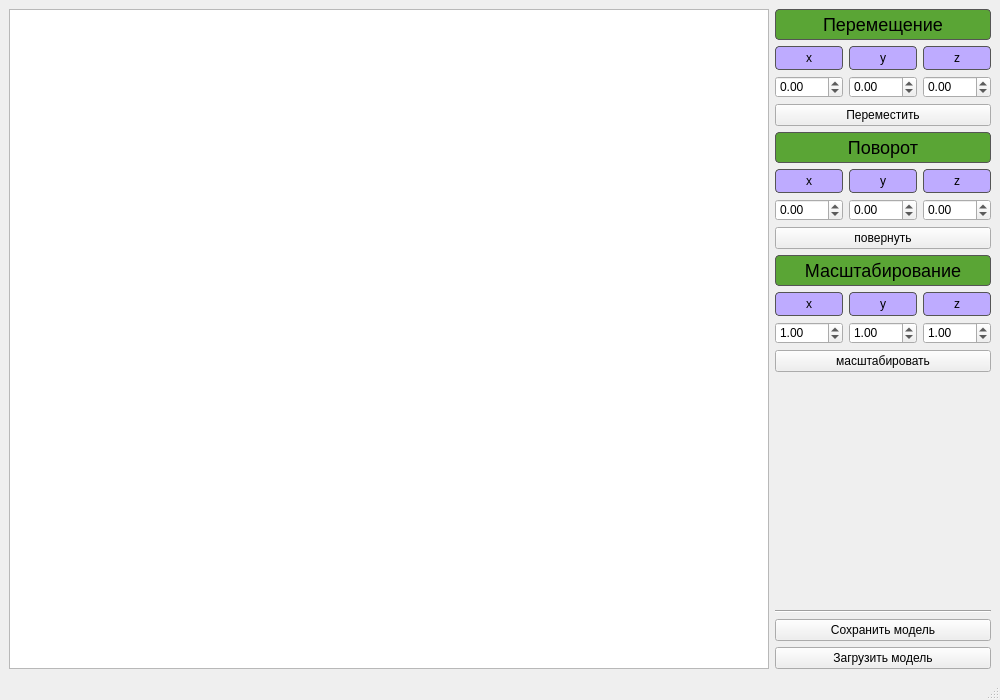
<?xml version="1.0" encoding="UTF-8"?>
<ui version="4.0">
 <class>MainWindow</class>
 <widget class="QMainWindow" name="MainWindow">
  <property name="geometry">
   <rect>
    <x>0</x>
    <y>0</y>
    <width>1000</width>
    <height>700</height>
   </rect>
  </property>
  <property name="minimumSize">
   <size>
    <width>800</width>
    <height>600</height>
   </size>
  </property>
  <property name="windowTitle">
   <string>MainWindow</string>
  </property>
  <property name="styleSheet">
   <string notr="true">QLabel#rotate_label, QLabel#move_label, QLabel#scale_label {
	font-size: 18px;
    background-color: rgb(90, 165, 53);
    color: black;
    border: 1px solid #555;
    border-radius: 4px;
    padding: 4px;
}

QLabel#rotate_x_label, QLabel#rotate_y_label, QLabel#rotate_z_label,
QLabel#move_x_label, QLabel#move_y_label, QLabel#move_z_label,
QLabel#scale_x_label, QLabel#scale_y_label, QLabel#scale_z_label {
  background-color: rgb(190, 171, 255);
  color: black;
  border: 1px solid #555;
  border-radius: 4px;
  padding: 4px;
}</string>
  </property>
  <widget class="QWidget" name="centralwidget">
   <layout class="QHBoxLayout" name="horizontalLayout_7" stretch="1,0">
    <item>
     <widget class="QGraphicsView" name="graphicsView">
      <property name="sizePolicy">
       <sizepolicy hsizetype="Preferred" vsizetype="Preferred">
        <horstretch>0</horstretch>
        <verstretch>0</verstretch>
       </sizepolicy>
      </property>
      <property name="minimumSize">
       <size>
        <width>0</width>
        <height>0</height>
       </size>
      </property>
     </widget>
    </item>
    <item>
     <layout class="QVBoxLayout" name="verticalLayout_4">
      <item>
       <layout class="QVBoxLayout" name="rotate_group">
        <item>
         <layout class="QVBoxLayout" name="move_group">
          <item>
           <widget class="QLabel" name="move_label">
            <property name="sizePolicy">
             <sizepolicy hsizetype="Preferred" vsizetype="Expanding">
              <horstretch>0</horstretch>
              <verstretch>0</verstretch>
             </sizepolicy>
            </property>
            <property name="styleSheet">
             <string notr="true">F</string>
            </property>
            <property name="text">
             <string>Перемещение</string>
            </property>
            <property name="alignment">
             <set>Qt::AlignmentFlag::AlignCenter</set>
            </property>
           </widget>
          </item>
          <item>
           <layout class="QHBoxLayout" name="horizontalLayout_3">
            <item>
             <widget class="QLabel" name="move_x_label">
              <property name="sizePolicy">
               <sizepolicy hsizetype="Preferred" vsizetype="Fixed">
                <horstretch>0</horstretch>
                <verstretch>0</verstretch>
               </sizepolicy>
              </property>
              <property name="text">
               <string>x</string>
              </property>
              <property name="alignment">
               <set>Qt::AlignmentFlag::AlignCenter</set>
              </property>
             </widget>
            </item>
            <item>
             <widget class="QLabel" name="move_y_label">
              <property name="sizePolicy">
               <sizepolicy hsizetype="Preferred" vsizetype="Fixed">
                <horstretch>0</horstretch>
                <verstretch>0</verstretch>
               </sizepolicy>
              </property>
              <property name="text">
               <string>y</string>
              </property>
              <property name="alignment">
               <set>Qt::AlignmentFlag::AlignCenter</set>
              </property>
             </widget>
            </item>
            <item>
             <widget class="QLabel" name="move_z_label">
              <property name="sizePolicy">
               <sizepolicy hsizetype="Preferred" vsizetype="Fixed">
                <horstretch>0</horstretch>
                <verstretch>0</verstretch>
               </sizepolicy>
              </property>
              <property name="text">
               <string>z</string>
              </property>
              <property name="alignment">
               <set>Qt::AlignmentFlag::AlignCenter</set>
              </property>
             </widget>
            </item>
           </layout>
          </item>
          <item>
           <layout class="QHBoxLayout" name="horizontalLayout_4">
            <property name="spacing">
             <number>-1</number>
            </property>
            <property name="leftMargin">
             <number>0</number>
            </property>
            <property name="topMargin">
             <number>0</number>
            </property>
            <item>
             <widget class="QDoubleSpinBox" name="move_x">
              <property name="sizePolicy">
               <sizepolicy hsizetype="Minimum" vsizetype="Fixed">
                <horstretch>0</horstretch>
                <verstretch>0</verstretch>
               </sizepolicy>
              </property>
              <property name="minimum">
               <double>-100.000000000000000</double>
              </property>
              <property name="maximum">
               <double>100.000000000000000</double>
              </property>
             </widget>
            </item>
            <item>
             <widget class="QDoubleSpinBox" name="move_y">
              <property name="minimum">
               <double>-100.000000000000000</double>
              </property>
              <property name="maximum">
               <double>100.000000000000000</double>
              </property>
             </widget>
            </item>
            <item>
             <widget class="QDoubleSpinBox" name="move_z">
              <property name="minimum">
               <double>-100.000000000000000</double>
              </property>
              <property name="maximum">
               <double>100.000000000000000</double>
              </property>
             </widget>
            </item>
           </layout>
          </item>
          <item>
           <widget class="QPushButton" name="move_button">
            <property name="sizePolicy">
             <sizepolicy hsizetype="Minimum" vsizetype="Fixed">
              <horstretch>0</horstretch>
              <verstretch>0</verstretch>
             </sizepolicy>
            </property>
            <property name="text">
             <string>Переместить</string>
            </property>
           </widget>
          </item>
         </layout>
        </item>
        <item>
         <widget class="QLabel" name="rotate_label">
          <property name="sizePolicy">
           <sizepolicy hsizetype="Preferred" vsizetype="Fixed">
            <horstretch>0</horstretch>
            <verstretch>0</verstretch>
           </sizepolicy>
          </property>
          <property name="styleSheet">
           <string notr="true">F</string>
          </property>
          <property name="text">
           <string>Поворот</string>
          </property>
          <property name="alignment">
           <set>Qt::AlignmentFlag::AlignCenter</set>
          </property>
         </widget>
        </item>
        <item>
         <layout class="QHBoxLayout" name="horizontalLayout_2">
          <item>
           <widget class="QLabel" name="rotate_x_label">
            <property name="sizePolicy">
             <sizepolicy hsizetype="Preferred" vsizetype="Fixed">
              <horstretch>0</horstretch>
              <verstretch>0</verstretch>
             </sizepolicy>
            </property>
            <property name="text">
             <string>x</string>
            </property>
            <property name="alignment">
             <set>Qt::AlignmentFlag::AlignCenter</set>
            </property>
           </widget>
          </item>
          <item>
           <widget class="QLabel" name="rotate_y_label">
            <property name="sizePolicy">
             <sizepolicy hsizetype="Preferred" vsizetype="Fixed">
              <horstretch>0</horstretch>
              <verstretch>0</verstretch>
             </sizepolicy>
            </property>
            <property name="text">
             <string>y</string>
            </property>
            <property name="alignment">
             <set>Qt::AlignmentFlag::AlignCenter</set>
            </property>
           </widget>
          </item>
          <item>
           <widget class="QLabel" name="rotate_z_label">
            <property name="sizePolicy">
             <sizepolicy hsizetype="Preferred" vsizetype="Fixed">
              <horstretch>0</horstretch>
              <verstretch>0</verstretch>
             </sizepolicy>
            </property>
            <property name="text">
             <string>z</string>
            </property>
            <property name="alignment">
             <set>Qt::AlignmentFlag::AlignCenter</set>
            </property>
           </widget>
          </item>
         </layout>
        </item>
        <item>
         <layout class="QHBoxLayout" name="horizontalLayout">
          <item>
           <widget class="QDoubleSpinBox" name="rotate_x">
            <property name="minimum">
             <double>-100.000000000000000</double>
            </property>
            <property name="maximum">
             <double>100.000000000000000</double>
            </property>
           </widget>
          </item>
          <item>
           <widget class="QDoubleSpinBox" name="rotate_y">
            <property name="minimum">
             <double>-100.000000000000000</double>
            </property>
            <property name="maximum">
             <double>100.000000000000000</double>
            </property>
           </widget>
          </item>
          <item>
           <widget class="QDoubleSpinBox" name="rotate_z">
            <property name="minimum">
             <double>-100.000000000000000</double>
            </property>
            <property name="maximum">
             <double>100.000000000000000</double>
            </property>
           </widget>
          </item>
         </layout>
        </item>
        <item>
         <widget class="QPushButton" name="rotate_button">
          <property name="sizePolicy">
           <sizepolicy hsizetype="Preferred" vsizetype="Fixed">
            <horstretch>0</horstretch>
            <verstretch>0</verstretch>
           </sizepolicy>
          </property>
          <property name="text">
           <string>повернуть</string>
          </property>
         </widget>
        </item>
       </layout>
      </item>
      <item>
       <layout class="QVBoxLayout" name="scale_group">
        <item>
         <widget class="QLabel" name="scale_label">
          <property name="sizePolicy">
           <sizepolicy hsizetype="Preferred" vsizetype="Fixed">
            <horstretch>0</horstretch>
            <verstretch>0</verstretch>
           </sizepolicy>
          </property>
          <property name="styleSheet">
           <string notr="true">F</string>
          </property>
          <property name="text">
           <string>Масштабирование</string>
          </property>
          <property name="alignment">
           <set>Qt::AlignmentFlag::AlignCenter</set>
          </property>
         </widget>
        </item>
        <item>
         <layout class="QHBoxLayout" name="horizontalLayout_5">
          <item>
           <widget class="QLabel" name="scale_x_label">
            <property name="sizePolicy">
             <sizepolicy hsizetype="Preferred" vsizetype="Fixed">
              <horstretch>0</horstretch>
              <verstretch>0</verstretch>
             </sizepolicy>
            </property>
            <property name="text">
             <string>x</string>
            </property>
            <property name="alignment">
             <set>Qt::AlignmentFlag::AlignCenter</set>
            </property>
           </widget>
          </item>
          <item>
           <widget class="QLabel" name="scale_y_label">
            <property name="sizePolicy">
             <sizepolicy hsizetype="Preferred" vsizetype="Fixed">
              <horstretch>0</horstretch>
              <verstretch>0</verstretch>
             </sizepolicy>
            </property>
            <property name="text">
             <string>y</string>
            </property>
            <property name="alignment">
             <set>Qt::AlignmentFlag::AlignCenter</set>
            </property>
           </widget>
          </item>
          <item>
           <widget class="QLabel" name="scale_z_label">
            <property name="sizePolicy">
             <sizepolicy hsizetype="Preferred" vsizetype="Fixed">
              <horstretch>0</horstretch>
              <verstretch>0</verstretch>
             </sizepolicy>
            </property>
            <property name="text">
             <string>z</string>
            </property>
            <property name="alignment">
             <set>Qt::AlignmentFlag::AlignCenter</set>
            </property>
           </widget>
          </item>
         </layout>
        </item>
        <item>
         <layout class="QHBoxLayout" name="horizontalLayout_6">
          <item>
           <widget class="QDoubleSpinBox" name="scale_x">
            <property name="minimum">
             <double>-100.000000000000000</double>
            </property>
            <property name="maximum">
             <double>100.000000000000000</double>
            </property>
            <property name="value">
             <double>1.000000000000000</double>
            </property>
           </widget>
          </item>
          <item>
           <widget class="QDoubleSpinBox" name="scale_y">
            <property name="minimum">
             <double>-100.000000000000000</double>
            </property>
            <property name="maximum">
             <double>100.000000000000000</double>
            </property>
            <property name="value">
             <double>1.000000000000000</double>
            </property>
           </widget>
          </item>
          <item>
           <widget class="QDoubleSpinBox" name="scale_z">
            <property name="minimum">
             <double>-100.000000000000000</double>
            </property>
            <property name="maximum">
             <double>100.000000000000000</double>
            </property>
            <property name="value">
             <double>1.000000000000000</double>
            </property>
           </widget>
          </item>
         </layout>
        </item>
        <item>
         <widget class="QPushButton" name="scale_button">
          <property name="sizePolicy">
           <sizepolicy hsizetype="Preferred" vsizetype="Fixed">
            <horstretch>0</horstretch>
            <verstretch>0</verstretch>
           </sizepolicy>
          </property>
          <property name="text">
           <string>масштабировать</string>
          </property>
         </widget>
        </item>
       </layout>
      </item>
      <item>
       <spacer name="verticalSpacer">
        <property name="orientation">
         <enum>Qt::Orientation::Vertical</enum>
        </property>
        <property name="sizeHint" stdset="0">
         <size>
          <width>20</width>
          <height>40</height>
         </size>
        </property>
       </spacer>
      </item>
      <item>
       <layout class="QVBoxLayout" name="verticalLayout" stretch="0,0,0">
        <property name="sizeConstraint">
         <enum>QLayout::SizeConstraint::SetDefaultConstraint</enum>
        </property>
        <item>
         <widget class="Line" name="line">
          <property name="orientation">
           <enum>Qt::Orientation::Horizontal</enum>
          </property>
         </widget>
        </item>
        <item>
         <widget class="QPushButton" name="save_model_button">
          <property name="text">
           <string>Сохранить модель</string>
          </property>
         </widget>
        </item>
        <item>
         <widget class="QPushButton" name="load_model_button">
          <property name="text">
           <string>Загрузить модель</string>
          </property>
         </widget>
        </item>
       </layout>
      </item>
     </layout>
    </item>
   </layout>
  </widget>
  <widget class="QMenuBar" name="menubar">
   <property name="geometry">
    <rect>
     <x>0</x>
     <y>0</y>
     <width>1000</width>
     <height>24</height>
    </rect>
   </property>
  </widget>
  <widget class="QStatusBar" name="statusbar"/>
 </widget>
 <resources/>
 <connections/>
</ui>
